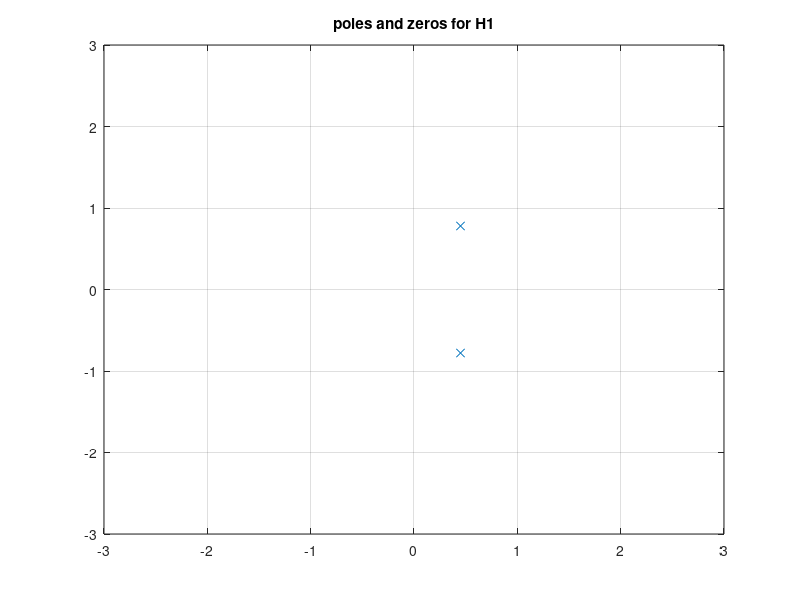

The MATLAB source for this figure:
%exercise 10.2(a)
b1=[1];
a1=[1 -0.9 0.81];
zs=roots(b1);
ps=roots(a1);
plot(real(zs),imag(zs),'o');
hold on
plot(real(ps),imag(ps),'x');
grid
axis([-3 3 -3 3]);
title('poles and zeros for H1')